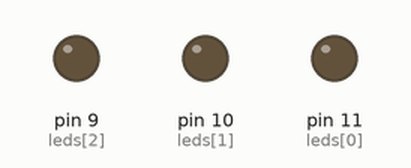
Simulated run of this sketch. Board: Arduino Uno, built with avr-gcc and run on an emulated ATmega328P. Parts: output pins drawn as LEDs (lit = HIGH). What the sketch prints to the serial monitor is not drawn.

Above: at 0.15 s.
Timing chart, 0 to 1.6 s (numbered marks = the images above):
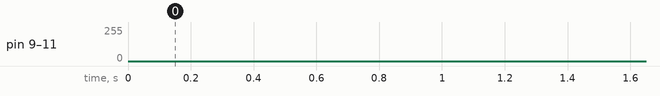

The sketch:

Fade.ino
```cpp
int leds[3] = {11, 10, 9};
int brightness[3];
int fadeAmount[3] = {10, 5, 5};
int fps = 4;
int lim = 255;
int delayAmount = (1000 / fps) / (lim / 5);
int diff = 100;

void setup()  {
  Serial.begin(9600);
  for (int i = 0; i < sizeof(leds) / sizeof(int); i++){
    Serial.println(i);
    Serial.println(leds[i]);
    pinMode(leds[i], OUTPUT);
    brightness[i] = brightness[i] + diff * i;

  }
}

void loop()  {
  for (int i = 0; i < sizeof(leds) / sizeof(int); i++) {
    analogWrite(leds[i], brightness[i]);
    brightness[i] = brightness[i] + fadeAmount[i];
    if (brightness[i] % lim == 0) {
      fadeAmount[i] = -fadeAmount[i];
    }
}

  delay(delayAmount);
}
```
